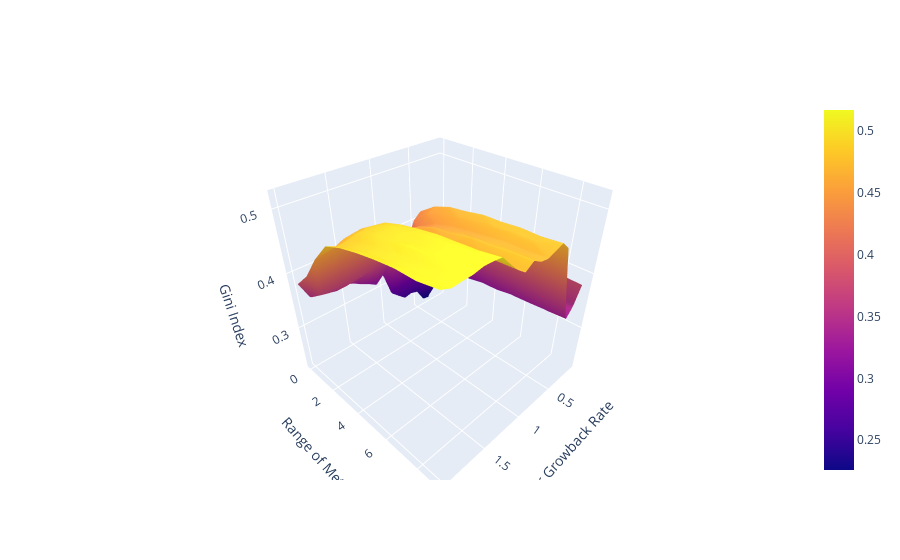

The notebook cell saved with this chart:
### Code cell
from scipy.interpolate import griddata

# Assuming grouped_df contains your data

# Define grid
x = grouped_df['sugar-growback-rate']
y = grouped_df['range_of_meta']
z = grouped_df['gini_index']
xi = np.linspace(x.min(), x.max(), 100)
yi = np.linspace(y.min(), y.max(), 100)
xi, yi = np.meshgrid(xi, yi)

# Interpolate
zi = griddata((x, y), z, (xi, yi), method='linear')

# Create surface plot
fig = go.Figure(data=[go.Surface(x=xi, y=yi, z=zi)])

# Update layout
fig.update_layout(scene=dict(
                    xaxis_title='Sugar Growback Rate',
                    yaxis_title='Range of Meta',
                    zaxis_title='Gini Index'))

fig.show()

### Figure 1 — Plotly figure (JSON) as saved in the notebook; plotly's stock layout.template omitted (floating-point values rounded to 4 significant figures; data arrays with more than 128 entries replaced by an {"elided": "..."} marker saying what was removed)
{"data": [{"type": "surface", "x": {"elided": "100x100 float values"}, "y": {"elided": "100x100 float values"}, "z": {"elided": "100x100 float values"}}], "layout": {"scene": {"xaxis": {"title": {"text": "Sugar Growback Rate"}}, "yaxis": {"title": {"text": "Range of Meta"}}, "zaxis": {"title": {"text": "Gini Index"}}}}}
